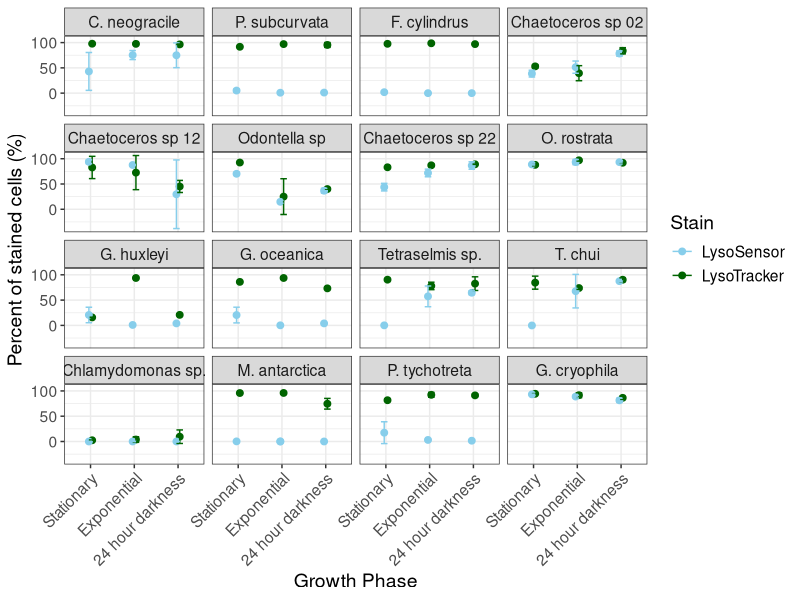

Generate this figure with R:
# Load in required libraries
library(ggplot2)
library(data.table)
library(dplyr)
library(plyr)
library(readxl)
library(gtools)
library(ggpubr)
library(tidyr)

# Create custom order for cultures to appear in
ordered_names <- c("C. neogracile", "P. subcurvata", "F. cylindrus", "Chaetoceros sp 02", "Chaetoceros sp 12", "Odontella sp", "Chaetoceros sp 22", "O. rostrata", "G. huxleyi", "G. oceanica", "Tetraselmis sp.", "T. chui", "Chlamydomonas sp.", "M. antarctica", "P. tychotreta", "G. cryophila")

# Read in dataframe and format for plotting
df <- read_excel("Data/StainingGrowthPhases.xlsx") %>%
  mutate(Av=(Av*100), Std=Std*100)
df$Name <- factor(df$Name, levels = ordered_names)

# Plot
graph <- ggplot(df, aes(x = factor(Type, levels = c("Stationary", "Exponential", "24 hour darkness")), 
                                y = Av, color = Stain)) +
  geom_point(position = position_dodge(width = 0.15), size = 2) +
  geom_errorbar(aes(ymin = Av - Std, ymax = Av + Std),
                width = 0.3,
                position = position_dodge(width = 0.15))+
  labs(y = "Percent of stained cells (%)", x = "Growth Phase") +
  facet_wrap(~ Name) +
  theme_bw() +
  scale_color_manual(values = c("LysoTracker" = "darkgreen", "LysoSensor" = "skyblue")) +
  theme(axis.text.x=element_text(angle=45, vjust=1,hjust=1), text = element_text(size=14))
  

# Save plot
ggsave("Figures/SuppFig4.tiff", plot = graph, width = 8, height = 8, units = "in", dpi = 300)
